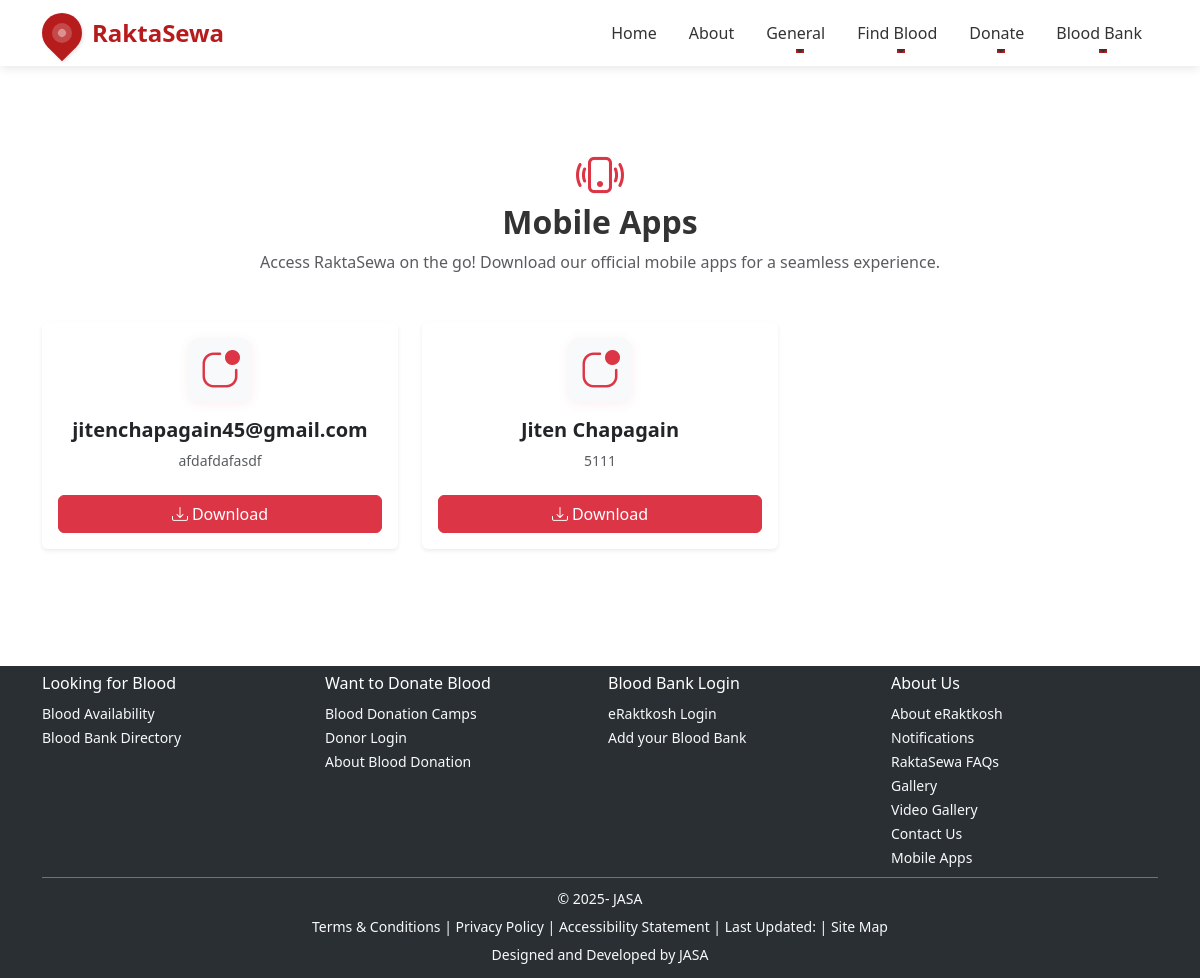
Before: /apps/ with the older database file.
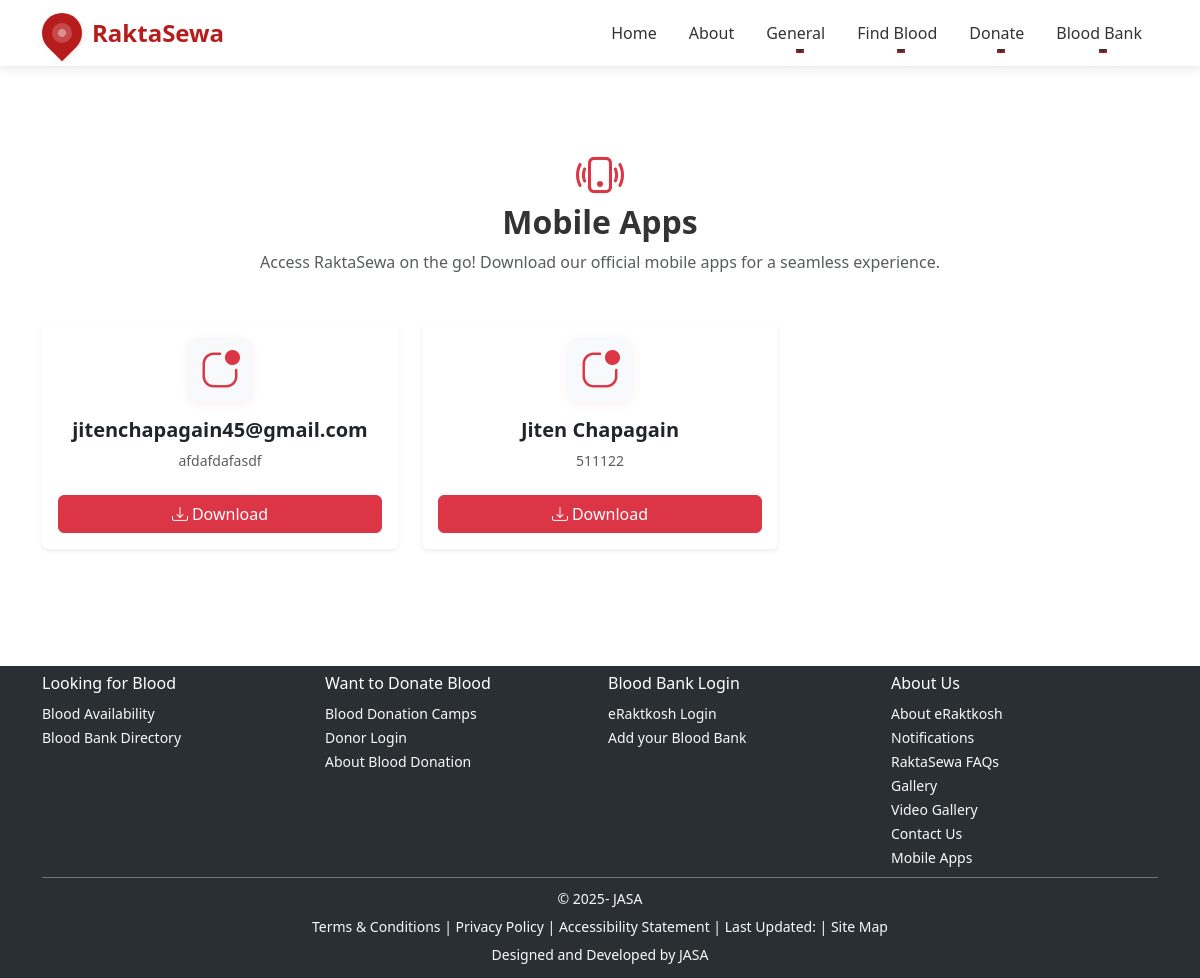
After: the same page with the newer database file.
### core/models.py (models this page shows, shortened)
class MobileApp(models.Model):
    name = models.CharField(max_length=100)
    description = models.TextField()
    download_link = models.URLField()

### core/views.py (the view)
# urls.py: path('apps/', views.apps, name='apps'),
def apps(request):
    apps = MobileApp.objects.all()
    return render(request, 'apps.html', {'apps': apps})

### templates/apps.html (shortened to what this page needs)
{% extends 'base.html' %}
{% load static %}
{% block content %}
<div class="container my-5">
  <div class="text-center mb-5">
    <span class="display-5 text-danger"><i class="bi bi-phone-vibrate"></i></span>
    <h2 class="fw-bold">Mobile Apps</h2>
    <p class="text-muted mb-0">Access RaktaSewa on the go! Download our official mobile apps for a seamless experience.</p>
  </div>
  <div class="row g-4">
    {% for app in apps %}
    <div class="col-12 col-md-6 col-lg-4">
      <div class="card h-100 shadow-sm border-0 app-card">
        <div class="card-body d-flex flex-column align-items-center text-center">
          {% if app.icon_url %}
            <img src="{{ app.icon_url }}" alt="{{ app.name }} icon" class="mb-3 rounded app-icon" style="width:64px;height:64px;object-fit:cover;">
          {% else %}
            <div class="mb-3 d-flex align-items-center justify-content-center app-placeholder" style="width:64px;height:64px;background:#f8f9fa;border-radius:12px;">
              <i class="bi bi-app-indicator text-danger fs-1"></i>
            </div>
          {% endif %}
          <h5 class="fw-bold mb-2">{{ app.name }}</h5>
          <p class="text-muted small flex-grow-1">{{ app.description }}</p>
          <a href="{{ app.download_link }}" class="btn btn-danger w-100 mt-2" target="_blank"><i class="bi bi-download me-1"></i>Download</a>
        </div>
      </div>
    </div>
    {% empty %}
    <div class="col-12 text-center py-5">
      <img src="https://cdn-icons-png.flaticon.com/512/4076/4076549.png" alt="No Apps" width="120" class="mb-3 opacity-50">
      <h5 class="text-muted">No mobile apps available yet.</h5>
      <p class="text-secondary">Stay tuned for our upcoming mobile applications!</p>
    </div>
    {% endfor %}
  </div>
</div>
{% endblock %}

Changed rows visible on the page:
changed MobileApp "Jiten Chapagain": description "5111" → "511122"
